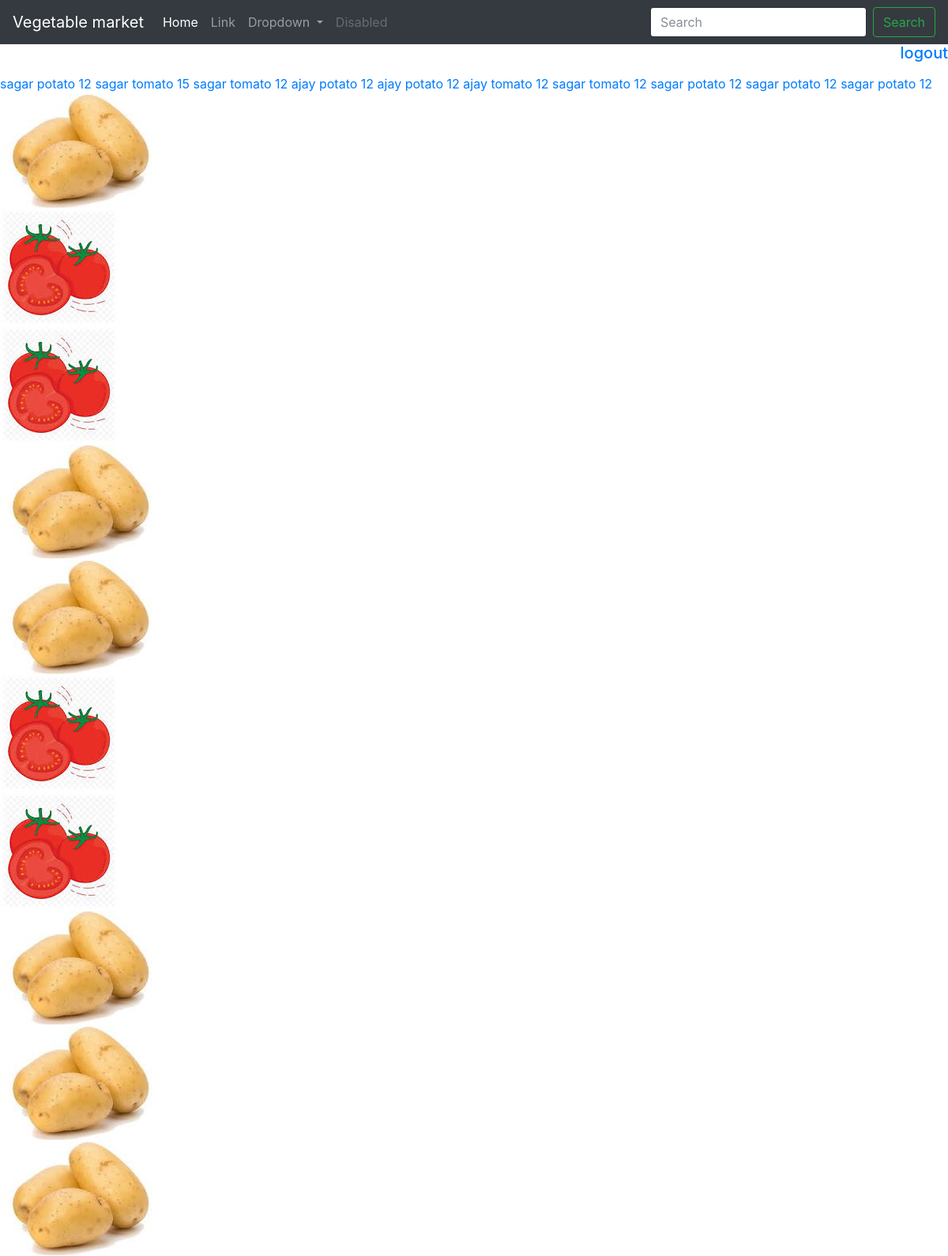
Screenshot of /all_data (signed in) with the database file from the repository.
### market/models.py (models this page shows, shortened)
class Seller_Product(models.Model):
  sid=models.ForeignKey(Seller,on_delete=models.CASCADE)
  veg_id=models.ForeignKey(Vegitables,on_delete=models.CASCADE)
  price=models.IntegerField()
  quantity=models.IntegerField()
  def __str__(self):
    return str(self.sid)

class Seller(models.Model):
  user=models.OneToOneField(settings.AUTH_USER_MODEL,on_delete=models.CASCADE)
  mob_no=models.IntegerField()
  shop_name=models.CharField(max_length=100)
  address=models.CharField(max_length=100)
  def __str__(self):
    return str(self.user)

class User(AbstractUser):
  @property
  def is_customer(self):
    if hasattr(self,'customer'):
      return True
    return False

class Vegitables(models.Model):
  veg_name=models.CharField(max_length=100)
  veg_img=models.ImageField(upload_to='images/')
  def __str__(self):
    return str(self.veg_name)

### market/views.py (the view)
# urls.py: path('all_data',views.all_data,name='alldata'),
@login_required()
def all_data(request):
  seller_data=Seller_Product.objects.all()
  list1=[]
  for vegdata in seller_data:
    veg=Vegitables.objects.get(veg_name=vegdata.veg_id)
    print(veg.veg_img)
    list1.append(veg.veg_img)
  print(list1)
  mylist=seller_data
  return render(request,'all_data.html',{'mylist': mylist,'list1':list1})

### templates/all_data.html (shortened to what this page needs)
{% extends 'base.html' %}
{% load static%}
 {% block content %}
    <h5><p style="text-align:right;"><a href="{% url 'logout' %}">logout</a></p></h5>
  <table>
    {% for img in list1 %}
      <tr>
       <td>
          <img src="{{img.url}}"> </img>
          </td>
    {% endfor %}
   {% for a in mylist  %}
       <a href="{% url 'buy_product' a.id %}"> {{a}} {{a.veg_id}} {{a.price}}
       </a>
     </tr>
   {% endfor %}
</table>
    {% endblock %}

### rows the page displays
Seller_Product: sid.username "sagar", veg_id "potato", price "12"
Seller_Product: sid.username "sagar", veg_id "tomato", price "15"
Seller_Product: sid.username "sagar", veg_id "tomato", price "12"
Seller_Product: sid.username "ajay", veg_id "potato", price "12"
Seller_Product: sid.username "ajay", veg_id "potato", price "12"
Seller_Product: sid.username "ajay", veg_id "tomato", price "12"
Seller_Product: sid.username "sagar", veg_id "tomato", price "12"
Seller_Product: sid.username "sagar", veg_id "potato", price "12"
Seller_Product: sid.username "sagar", veg_id "potato", price "12"
Seller_Product: sid.username "sagar", veg_id "potato", price "12"
